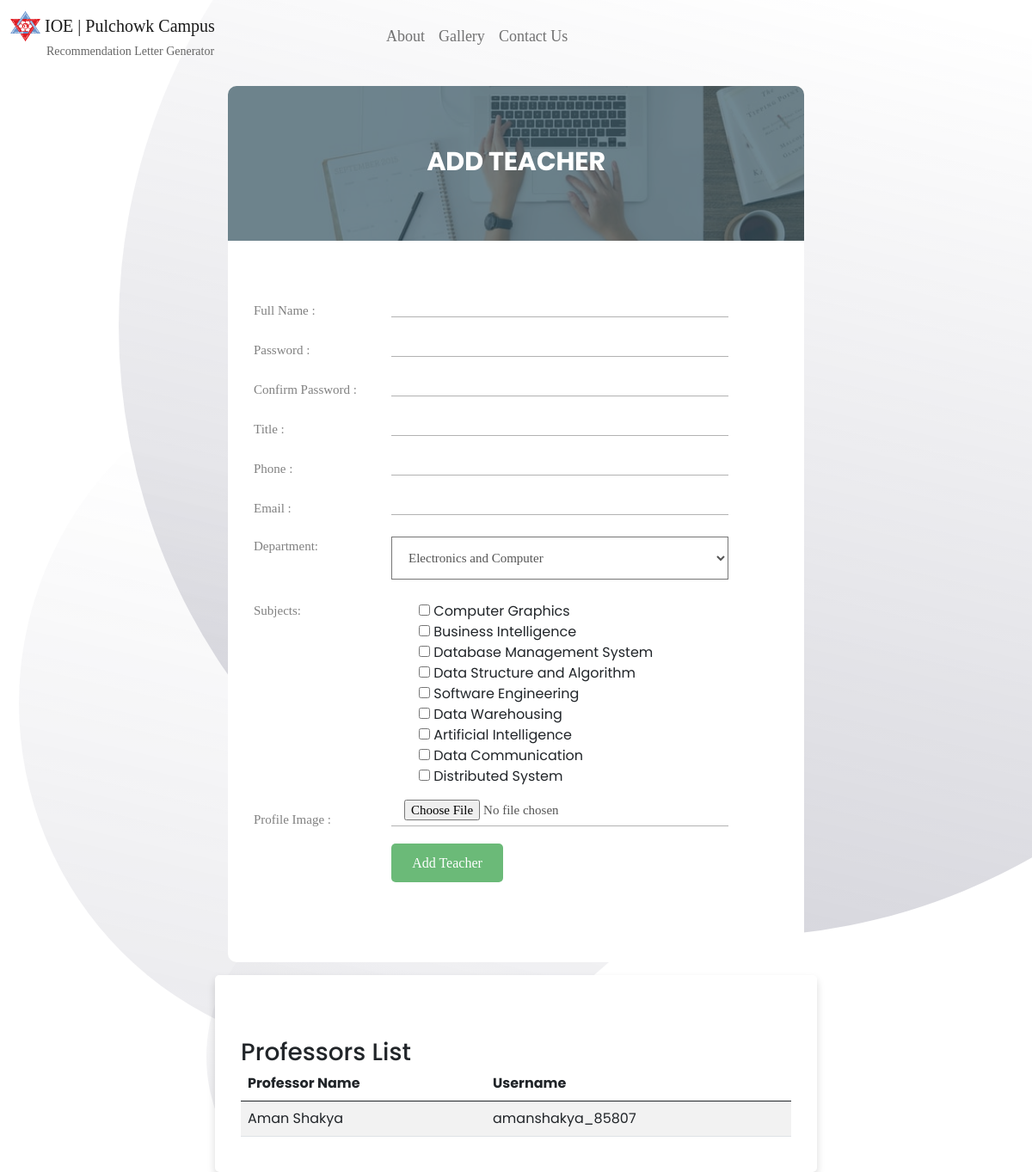
/adminDashboard, run on an earlier commit of the app's database.
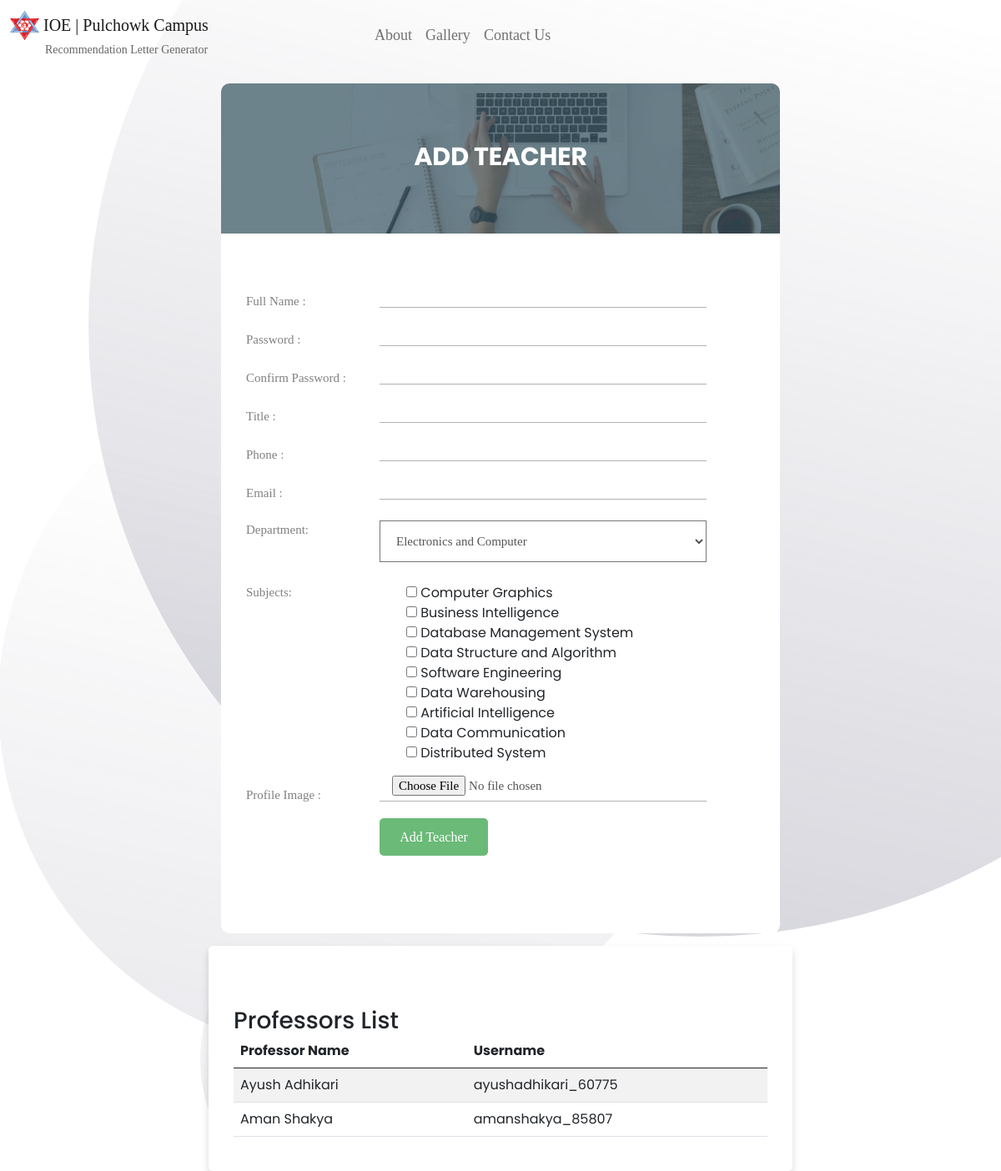
And on a later commit of the database.
### home/models.py (models this page shows, shortened)
class TeacherInfo(models.Model):
    unique_id = models.CharField(max_length=10, null=True)
    name = models.CharField(max_length=40,null=True,blank=True)
    title = models.CharField(max_length=30,null=True,blank=True)
    phone = models.CharField(max_length=15,null=True,blank=True)
    email = models.EmailField()
    department = models.ForeignKey(Department,on_delete=CASCADE)
    images = models.ImageField(upload_to='images/', blank=True, default="cute_baby.gif")
    subjects = models.ManyToManyField(Subject)
    class Meta:
        db_table = 'TeacherInfo'

### home/views.py (the view)
# urls.py: path('adminDashboard', views.adminDashboard, name='adminDashboard'),
def adminDashboard(request):
    if request.method == 'POST':
        form = TeacherInfoForm(request.POST, request.FILES)
        if form.is_valid():
            email = request.POST.get('email')
            if TeacherInfo.objects.filter(email=email).exists():
                messages.warning(request, 'Another teacher with the same email already exists.')
                return redirect('adminDashboard')
            unique_id = generate_unique_id()
            while TeacherInfo.objects.filter(unique_id=unique_id).exists():
                unique_id = generate_unique_id()
            teacher_info = form.save(commit=False)
            teacher_info.unique_id = unique_id
            teacher_info.save()
            uname = teacher_info.name.lower().replace('dr. ', '').replace(' ', '') + "_" + unique_id
            user = User.objects.create_user(
                username=uname,
                password=form.cleaned_data['password'],  # Password is taken from the cleaned data
                first_name=teacher_info.name,
                last_name= '/' + unique_id             # 78batch: seniors had made to input last name as /unique id
            )
            user.email = teacher_info.email
            user.save()
            form.save_m2m()
            messages.success(request, 'Teacher added successfully!')
            send_mail('Account Created Successfully', f'Dear sir,\n  Your account has been created in Recommendation Letter Generator. Your username is {uname}. Please login to verify. If you get any problem please contact us.  \n Link: http://recommendation-generator.bct.itclub.pp.ua/  \n \nBest Regards, \nIoe Recommendation Letter Generator', 'ioerecoletter@gmail.com', [teacher_info.email], fail_silently=False)
            return redirect('adminDashboard')
        else:
            messages.error(request, 'An error occurred while adding the teacher. Please try again.')
            return redirect('adminDashboard')
    else:
        form = TeacherInfoForm()
    departments = Department.objects.all()
    subjects = Subject.objects.all()
    teachers = TeacherInfo.objects.all()
    teacher_usernames = {}
    for teacher in teachers:
        teacher_usernames[teacher.name] = f"{teacher.name.lower().replace('dr. ', '').replace(' ', '')}_{teacher.unique_id}"
    reversed_teacher_usernames = OrderedDict(reversed(list(teacher_usernames.items())))
    return render(request, 'adminDashboard.html', {
        'form': form,
        'departments': departments,
        'subjects': subjects,
        'professors': reversed_teacher_usernames
    })

### home/forms.py (shortened to what this page needs)
class TeacherInfoForm(forms.ModelForm):
    password = forms.CharField(widget=forms.PasswordInput, required=True)
    confirm_password = forms.CharField(widget=forms.PasswordInput, required=True)
    class Meta:
        model = TeacherInfo
        fields = ['name', 'title', 'phone', 'email', 'department', 'images', 'subjects']
        widgets = {
            'subjects': forms.CheckboxSelectMultiple(),  # Or use forms.SelectMultiple() if you prefer a dropdown
        }

### home/models.py (called while the page is built)
    def __str__(self):
        return str(self.sub_name)

### templates/adminDashboard.html (shortened to what the changed rows need)
{% extends 'base.html' %}
{% block body %}
<div class="limiter">
    <div class="container">
        <div class="mt-5">
            <table class="table table-striped">
                <thead>
                    <tr>
                        <th scope="col">Professor Name</th>
                        <th scope="col">Username</th>
                    </tr>
                </thead>
                <tbody>
                    {% if professors %}
                    {% for name, username in professors.items %}
                    <tr>
                        <td>{{ name }}</td>
                        <td>{{ username }}</td>
                    </tr>
                    {% endfor %}
                    {% else %}
                    <tr>
                        <td colspan="2">No professors found.</td>
                    </tr>
                    {% endif %}
                </tbody>
            </table>
        </div>
    </div>
</div>
{% endblock body %}

What changed in the data, as far as the page shows it:
added TeacherInfo: professors "Ayush Adhikari"
Also different on the page:
new list line: "ayushadhikari_60775"
